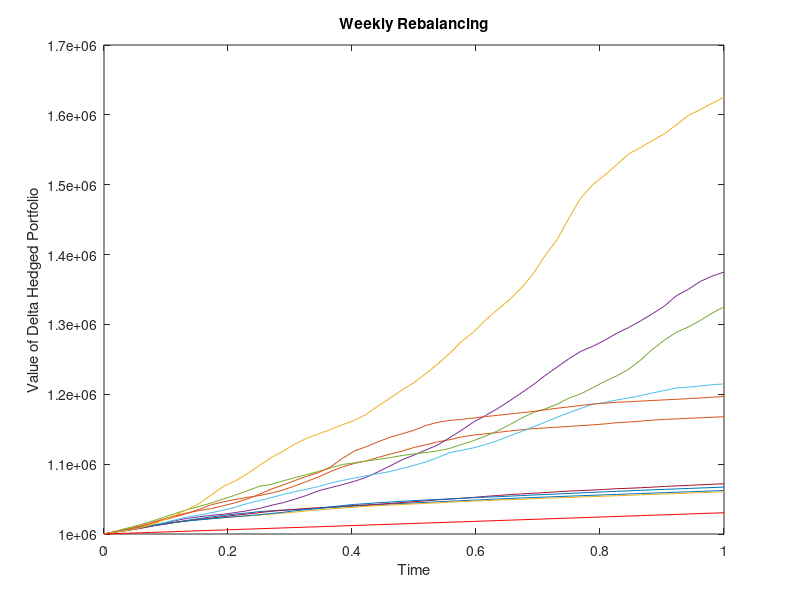

Source code (MATLAB):
close all;
clear all;
clc;

mu = 0.05;
sigma = 0.25;
rf_rate = 0.03;
Value_Firm = 100;
Value_Debt = 50;
Num_Stock = 1;
TOM = 2;
T = 1;

%N_Simulation = 10000;
N_Simulation = 10;
dt = 1/52;
Time = 0:dt:T;
T2Maturity = TOM - Time;

K = Value_Firm - Value_Debt; %firm value per - debt value per

dW = sqrt(dt) * randn(length(Time) - 1, N_Simulation);

% S is the firm's value, not the stock price
Log_S_0 = log(Value_Firm) * ones(1, N_Simulation);
d_Log_S_t = (mu-0.5*sigma*sigma)*dt*ones(length(Time)-1, N_Simulation)...
    + sigma * dW;
Log_S_t = [Log_S_0; d_Log_S_t];
Log_S_t = cumsum(Log_S_t);
S_t = exp(Log_S_t);
%1/N_Simulation * sum(S_t(end,:))

[StockPrice,BondPrice] = blsprice(S_t, K, rf_rate, T2Maturity' * ones(1, N_Simulation), sigma, 0);
[StockDelta,BondDelta] = blsdelta(S_t, K, rf_rate, T2Maturity' * ones(1, N_Simulation), sigma, 0);


Stock_P = 1/N_Simulation * sum(StockPrice(1,:))
Bond_P = 50 * exp(-rf_rate * 2) - 1/N_Simulation * sum(BondPrice(1,:))

Stock_D = 1/N_Simulation * sum(StockDelta(1,:))
Bond_D = -1/N_Simulation * sum(BondDelta(1,:))

%% 3


ValueHedged = nan(size(S_t,1), size(S_t,2));
ValueHedged(1, :) = 1000000 * ones(1, length(N_Simulation));

figure;
for i = 1:N_Simulation
    for j = 1:length(Time) - 1
        %dynamic delta hedging
        A = [StockDelta(j, i) -BondDelta(j, i); StockPrice(j, i) 50*exp(-rf_rate*T2Maturity(j))-BondPrice(j, i)];
        b = [0; ValueHedged(j, i)];
        Portf = A \ b;
        ValueHedged(j+1, i) = Portf(1) * StockPrice(j+1, i) + Portf(2) * 50*exp(-rf_rate*T2Maturity(j+1))-BondPrice(j+1, i);
    end
    plot(Time, ValueHedged(:, i));
    hold on;
end

xlabel('Time');
ylabel('Value of Delta Hedged Portfolio');
plot(Time, 1000000*exp(rf_rate*Time),'r')
hold off;


title('Weekly Rebalancing')

    





